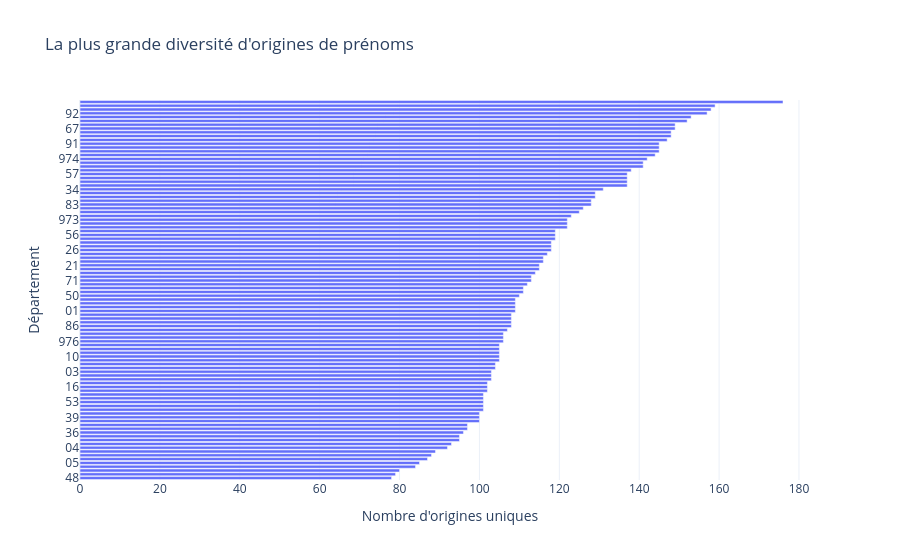

Notebook cell for this chart:
### Code cell
fig = nb_origines_par_dpt.plot(
    kind='bar',
    x='Nombre d\'origines uniques',
    y='Département',
    orientation='h',
    title="La plus grande diversité d'origines de prénoms"
)

fig.update_layout(
    xaxis_title="Nombre d'origines uniques",
    yaxis_title="Département",
    yaxis={'categoryorder':'total ascending'}, 
    template="plotly_white")
fig.show()

### Figure 1 — Plotly figure (JSON) as saved in the notebook; plotly's stock layout.template omitted (floating-point values rounded to 4 significant figures)
{"data": [{"hovertemplate": "Nombre d'origines uniques=%{x}<br>Département=%{y}<extra></extra>", "legendgroup": "", "marker": {"color": "#636efa", "pattern": {"shape": ""}}, "name": "", "orientation": "h", "showlegend": false, "textposition": "auto", "type": "bar", "x": [176, 159, 158, 157, 153, 152, 149, 149, 148, 148, 147, 145, 145, 145, 144, 142, 141, 141, 138, 137, 137, 137, 137, 131, 129, 129, 128, 128, 126, 125, 123, 122, 122, 122, 119, 119, 119, 118, 118, 118, 117, 116, 116, 115, 115, 114, 113, 113, 112, 111, 111, 110, 109, 109, 109, 109, 108, 108, 108, 108, 107, 106, 106, 106, 105, 105, 105, 105, 105, 104, 104, 103, 103, 103, 102, 102, 102, 101, 101, 101, 101, 101, 100, 100, 100, 97, 97, 96, 95, 95, 93, 92, 89, 88, 87, 85, 84, 80, 79, 78], "xaxis": "x", "y": ["75", "69", "59", "92", "93", "78", "67", "94", "13", "95", "33", "31", "62", "91", "44", "974", "38", "76", "77", "54", "68", "06", "57", "34", "74", "60", "83", "971", "45", "35", "49", "29", "14", "973", "42", "56", "30", "26", "63", "51", "37", "64", "84", "25", "21", "972", "71", "17", "80", "66", "22", "50", "01", "02", "27", "28", "86", "08", "73", "72", "47", "976", "85", "81", "61", "10", "41", "88", "87", "89", "07", "40", "12", "03", "24", "16", "79", "11", "82", "53", "18", "20", "52", "39", "90", "19", "58", "36", "55", "70", "65", "04", "43", "46", "09", "05", "32", "15", "23", "48"], "yaxis": "y"}], "layout": {"barmode": "relative", "legend": {"tracegroupgap": 0}, "title": {"text": "La plus grande diversité d'origines de prénoms"}, "xaxis": {"anchor": "y", "domain": [0, 1], "title": {"text": "Nombre d'origines uniques"}}, "yaxis": {"anchor": "x", "categoryorder": "total ascending", "domain": [0, 1], "title": {"text": "Département"}}}}
